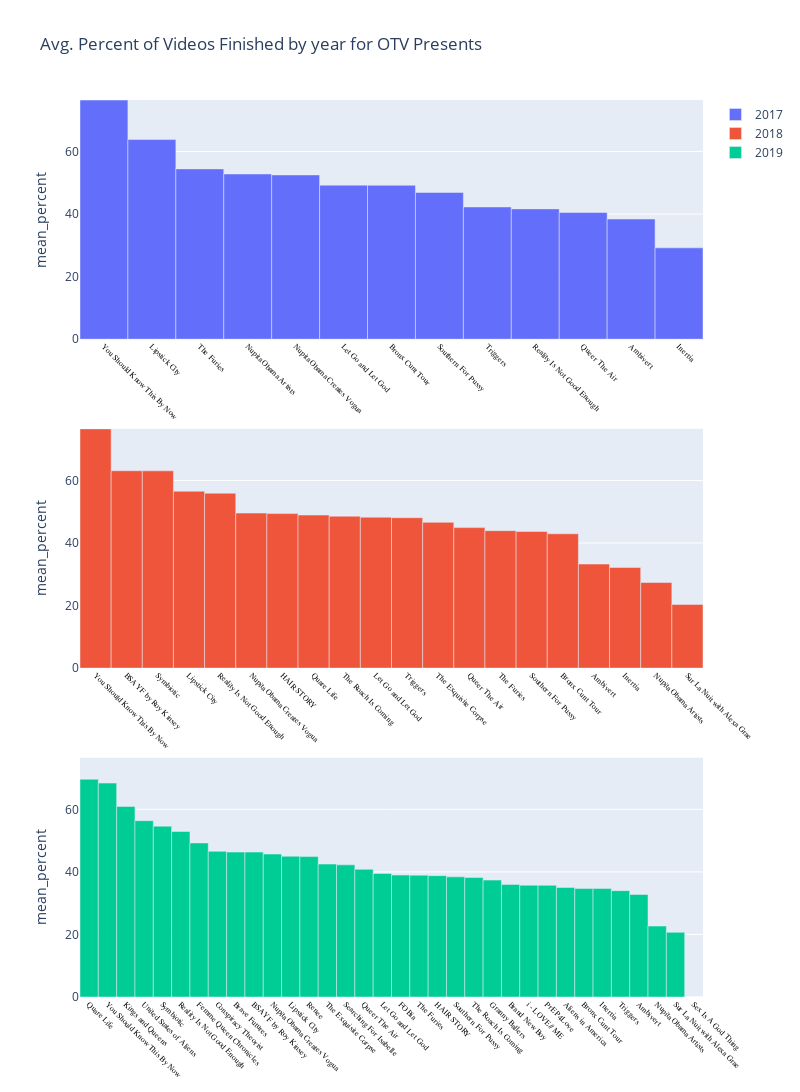

The code cell stored with this chart in its notebook:
### Code cell
fig = plot_engagement('mean_percent', video_df, project_type='PRESENTS', agg_func=np.mean)
fig.update_layout(title='Avg. Percent of Videos Finished by year for OTV Presents')
fig.show()

### Figure 1 — Plotly figure (JSON) as saved in the notebook; plotly's stock layout.template omitted (floating-point values rounded to 4 significant figures)
{"data": [{"name": "2017", "type": "bar", "width": 1, "x": ["You Should Know This By Now", "Lipstick City", "The Furies", "Nupita Obama Artists", "Nupita Obama Creates Vogua", "Let Go and Let God", "Bronx Cunt Tour", "Southern For Pussy", "Triggers", "Reality Is Not Good Enough", "Queer The Air", "Ambivert", "Inertia"], "xaxis": "x", "y": [76.46, 63.83, 54.45, 52.82, 52.52, 49.25, 49.21, 46.92, 42.29, 41.67, 40.5, 38.43, 29.2], "yaxis": "y"}, {"name": "2018", "type": "bar", "width": 1, "x": ["You Should Know This By Now", "BSAYF by Roy Kinsey", "Symbiotic", "Lipstick City", "Reality Is Not Good Enough", "Nupita Obama Creates Vogua", "HAIR STORY", "Quare Life", "The Roach Is Coming", "Let Go and Let God", "Triggers", "The Exquisite Corpse", "Queer The Air", "The Furies", "Southern For Pussy", "Bronx Cunt Tour", "Ambivert", "Inertia", "Nupita Obama Artists", "Sur La Nuit with Alexa Grae"], "xaxis": "x2", "y": [76.48, 63.1, 63.07, 56.54, 55.92, 49.56, 49.4, 48.94, 48.57, 48.25, 48.08, 46.6, 44.92, 43.95, 43.67, 42.94, 33.26, 32.17, 27.36, 20.36], "yaxis": "y2"}, {"name": "2019", "type": "bar", "width": 1, "x": ["Quare Life", "You Should Know This By Now", "Kings and Queens", "United States of Aliens", "Symbiotic", "Reality Is Not Good Enough", "Femme Queen Chronicles", "Conspiracy Theorist", "Brave Futures", "BSAYF by Roy Kinsey", "Nupita Obama Creates Vogua", "Lipstick City", "Renee", "The Exquisite Corpse", "Searching For Isabelle", "Queer The Air", "Let Go and Let God", "FOBia", "The Furies", "HAIR STORY", "Southern For Pussy", "The Roach Is Coming", "Granny Ballers\n", "Brand New Boy", "i - LOVE// ME", "PrEP4Love\n", "Aliens in America", "Bronx Cunt Tour", "Inertia", "Triggers", "Ambivert", "Nupita Obama Artists", "Sur La Nuit with Alexa Grae", "Sex Is A God Thing"], "xaxis": "x3", "y": [69.62, 68.4, 60.94, 56.38, 54.62, 52.92, 49.25, 46.57, 46.33, 46.33, 45.72, 45, 44.89, 42.5, 42.25, 40.83, 39.5, 39, 38.96, 38.81, 38.42, 38.2, 37.38, 36, 35.75, 35.7, 35, 34.67, 34.67, 34, 32.79, 22.68, 20.67, 0], "yaxis": "y3"}], "layout": {"height": 1200, "title": {"text": "Avg. Percent of Videos Finished by year for OTV Presents"}, "width": 800, "xaxis": {"anchor": "y", "domain": [0, 1], "tickangle": 45, "tickfont": {"color": "black", "family": "Rockwell", "size": 8}}, "xaxis2": {"anchor": "y2", "domain": [0, 1], "tickangle": 45, "tickfont": {"color": "black", "family": "Rockwell", "size": 8}}, "xaxis3": {"anchor": "y3", "domain": [0, 1], "tickangle": 45, "tickfont": {"color": "black", "family": "Rockwell", "size": 8}}, "yaxis": {"anchor": "x", "domain": [0.7333, 1], "range": [0, 76.48], "title": {"text": "mean_percent"}}, "yaxis2": {"anchor": "x2", "domain": [0.3667, 0.6333], "range": [0, 76.48], "title": {"text": "mean_percent"}}, "yaxis3": {"anchor": "x3", "domain": [0, 0.2667], "range": [0, 76.48], "title": {"text": "mean_percent"}}}}
